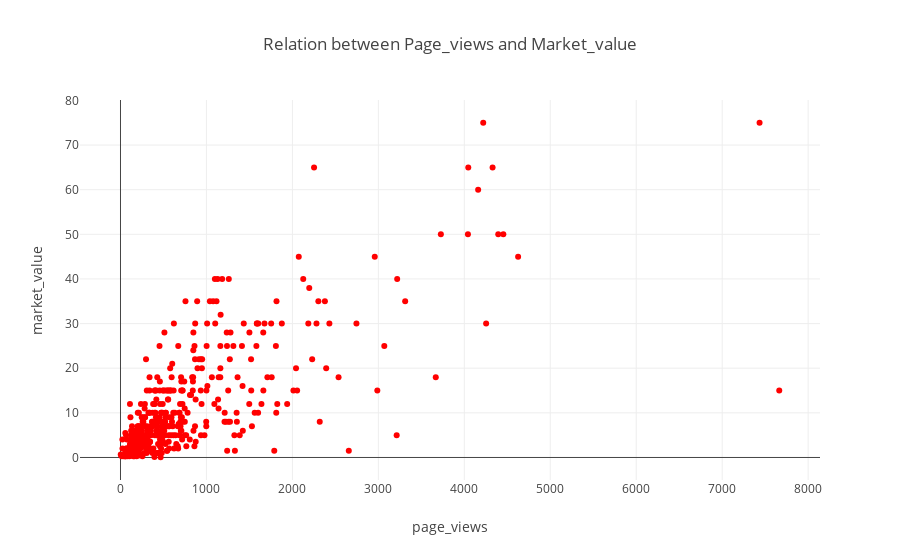

The notebook cell this image was saved under:
### Code cell
#Relation Between Page views and Market value plot
import pandas as pd
import numpy as np
import matplotlib.pyplot as plt
import collections

pd.options.display.max_columns = 999

import plotly.offline as py
py.init_notebook_mode(connected=True)
import plotly.graph_objs as go
import plotly.tools as tls

import warnings
warnings.filterwarnings('ignore')
#df['fage_pointration'] = pd.DataFrame(df['fpl_points']/df['fpl_value'])
trace1 = {
  "x": df['page_views'],
  "y": df['market_value'],
  "marker": {
    "color": 'red',
    "colorsrc": "Aldemuro:22:1a1899",
    #"size": df['fpl_ratio']
  }, 
  "mode": "markers", 
  "name": "market_value", 
  "text": df['name']+", Club:"+df['club']+", Pos:"+df['position'],
  #"textsrc": "Aldemuro:22:5dc54a", 
  "type": "scatter", 
  "uid": "0d217c", 
  "xsrc": "Aldemuro:22:d61533", 
  "ysrc": "Aldemuro:22:1c3243",
  
}
data = [trace1]
#data = [trace]
layout = {
  "autosize": True, 
  "hovermode": "closest",
  "title": "Relation between Page_views and Market_value",
  "xaxis": {
    "autorange": True, 
    "range": [3.48535752785, 13.0146424722], 
    "title": "page_views", 
    "type": "linear"
  }, 
  "yaxis": {
    "autorange": True, 
    "range": [-17.5245518316, 281.524551832], 
    "title": "market_value", 
    "type": "linear"
  }
}
# Plot and embed in ipython notebook!
fig = go.Figure(data=data, layout=layout)
py.iplot(fig, filename='basic-scatter')

### Figure 1 — Plotly figure (JSON) as saved in the notebook; plotly's stock layout.template omitted (floating-point values rounded to 4 significant figures; data arrays with more than 128 entries replaced by an {"elided": "..."} marker saying what was removed)
{"data": [{"marker": {"color": "red", "colorsrc": "Aldemuro:22:1a1899"}, "mode": "markers", "name": "market_value", "text": {"elided": "461 str values"}, "type": "scatter", "uid": "0d217c", "x": {"elided": "461 int values"}, "xsrc": "Aldemuro:22:d61533", "y": {"elided": "461 float values"}, "ysrc": "Aldemuro:22:1c3243"}], "layout": {"autosize": true, "hovermode": "closest", "title": "Relation between Page_views and Market_value", "xaxis": {"autorange": true, "range": [3.485, 13.01], "title": "page_views", "type": "linear"}, "yaxis": {"autorange": true, "range": [-17.52, 281.5], "title": "market_value", "type": "linear"}}}
